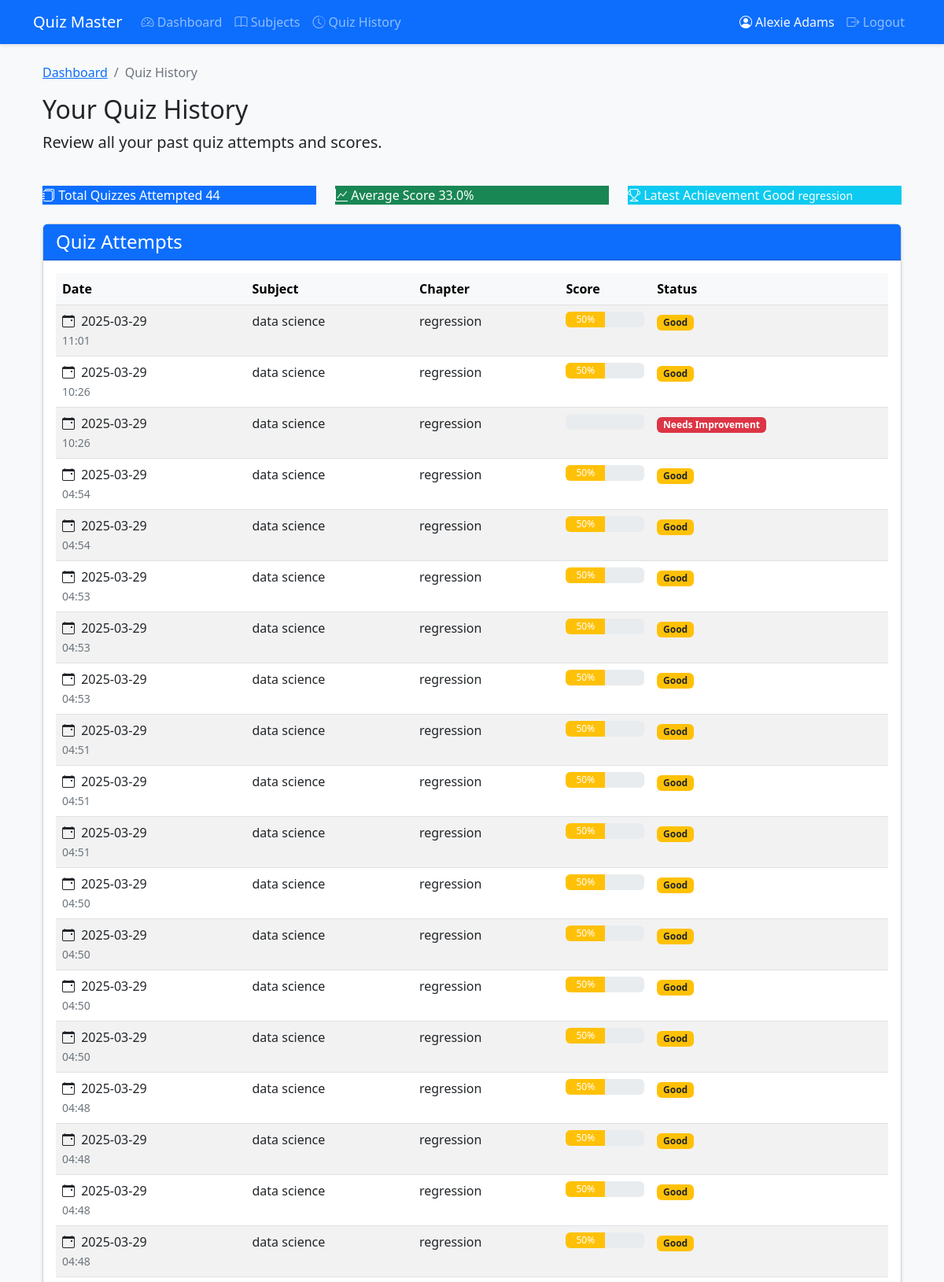
The page /user/history (signed in, upper part) on the database its author committed.
### app/models/user.py (models this page shows, shortened)
class User(db.Model, UserMixin):
    __tablename__ = 'users'
    id = db.Column(db.Integer, primary_key=True)
    username = db.Column(db.String(100), unique=True, nullable=False)  # Email
    password = db.Column(db.String(100), nullable=False)
    full_name = db.Column(db.String(100), nullable=False)
    qualification = db.Column(db.String(100))
    dob = db.Column(db.Date)
    created_at = db.Column(db.DateTime, default=datetime.utcnow)
    scores = db.relationship('Score', backref='user', lazy=True)

### app/models/chapter.py (models this page shows, shortened)
class Chapter(db.Model):
    __tablename__ = 'chapters'
    id = db.Column(db.Integer, primary_key=True)
    name = db.Column(db.String(100), nullable=False)
    description = db.Column(db.Text)
    subject_id = db.Column(db.Integer, db.ForeignKey('subjects.id'), nullable=False)
    created_at = db.Column(db.DateTime, default=datetime.utcnow)
    quizzes = db.relationship('Quiz', backref='chapter', lazy=True, cascade="all, delete-orphan")

### app/models/score.py (models this page shows, shortened)
class Score(db.Model):
    __tablename__ = 'scores'
    id = db.Column(db.Integer, primary_key=True)
    quiz_id = db.Column(db.Integer, db.ForeignKey('quizzes.id'), nullable=False)
    user_id = db.Column(db.Integer, db.ForeignKey('users.id'), nullable=False)
    total_scored = db.Column(db.Integer, nullable=False, default=0)
    time_stamp_of_attempt = db.Column(db.DateTime, default=datetime.utcnow)

### app/models/subject.py (models this page shows, shortened)
class Subject(db.Model):
    __tablename__ = 'subjects'
    id = db.Column(db.Integer, primary_key=True)
    name = db.Column(db.String(100), nullable=False)
    description = db.Column(db.Text)
    created_at = db.Column(db.DateTime, default=datetime.utcnow)
    chapters = db.relationship('Chapter', backref='subject', lazy=True, cascade="all, delete-orphan")

### app/controllers/user.py (the view)
    @login_required
    def decorated_function(*args, **kwargs):
        if not isinstance(current_user, User):
            flash('This page is for regular users only', 'danger')
            return redirect(url_for('auth.login'))
        return f(*args, **kwargs)

### app/__init__.py (called while the page is built)
def create_app():
    app = Flask(__name__)
    app.config['SQLALCHEMY_DATABASE_URI'] = 'sqlite:///quiz_master.db'
    app.config['SQLALCHEMY_TRACK_MODIFICATIONS'] = False
    app.config['SECRET_KEY'] = os.urandom(24)
    db.init_app(app)
    login_manager.init_app(app)
    from app.controllers.auth import auth_bp
    from app.controllers.admin import admin_bp
    from app.controllers.user import user_bp
    app.register_blueprint(auth_bp)
    app.register_blueprint(admin_bp)
    app.register_blueprint(user_bp)
    from app.models.user import User, Admin
    @login_manager.user_loader
    def load_user(user_id):
        if user_id.startswith('admin_'):
            real_id = user_id.split('admin_')[1]
            return Admin.query.get(int(real_id))
        return User.query.get(int(user_id))
    return app

### app/controllers/user.py (called while the page is built)
def user_required(f):
    @login_required
    def decorated_function(*args, **kwargs):
        if not isinstance(current_user, User):
            flash('This page is for regular users only', 'danger')
            return redirect(url_for('auth.login'))
        return f(*args, **kwargs)
    decorated_function.__name__ = f.__name__
    return decorated_function

@user_bp.route('/history')
@user_required
def history():
    scores = Score.query.filter_by(user_id=current_user.id).order_by(Score.time_stamp_of_attempt.desc()).all()
    return render_template('user/history.html', scores=scores)

### app/templates/user/history.html (shortened to what this page needs)
{% extends 'base.html' %}
{% block content %}
<div class="container">
    <nav aria-label="breadcrumb">
        <ol class="breadcrumb">
            <li class="breadcrumb-item"><a href="{{ url_for('user.dashboard') }}">Dashboard</a></li>
            <li class="breadcrumb-item active">Quiz History</li>
        </ol>
    </nav>
    <div class="row mb-4">
        <div class="col-12">
            <h2>Your Quiz History</h2>
            <p class="lead">Review all your past quiz attempts and scores.</p>
        </div>
    </div>
    {% if scores %}
    <div class="row mb-4">
        <div class="col-md-4">
            <div class="summary-box bg-primary text-white">
                <i class="bi bi-journals"></i> Total Quizzes Attempted
                <span class="summary-number">{{ scores|length }}</span>
            </div>
        </div>
        <div class="col-md-4">
            <div class="summary-box bg-success text-white">
                <i class="bi bi-graph-up"></i> Average Score
                <span class="summary-number">
                    {% set total_score = namespace(value=0) %}
                    {% for score in scores %}
                        {% set total_score.value = total_score.value + score.total_scored %}
                    {% endfor %}
                    {{ (total_score.value / scores|length)|round(1) }}%
                </span>
            </div>
        </div>
        <div class="col-md-4">
            <div class="summary-box bg-info text-white">
                <i class="bi bi-trophy"></i> Latest Achievement
                <span class="summary-number">
                    {% if scores[0].total_scored >= 70 %}
                        Excellent!
                    {% elif scores[0].total_scored >= 40 %}
                        Good
                    {% else %}
                        Needs Work
                    {% endif %}
                </span>
                <small>{{ scores[0].quiz.chapter.name }}</small>
            </div>
        </div>
    </div>
    {% endif %}
    <div class="row">
        <div class="col-12">
            <div class="card">
                <div class="card-header bg-primary text-white">
                    <h4 class="mb-0">Quiz Attempts</h4>
                </div>
                <div class="card-body">
                    {% if scores %}
                        <div class="table-responsive">
                            <table class="table table-striped table-hover">
                                <thead class="table-light">
                                    <tr>
                                        <th>Date</th>
                                        <th>Subject</th>
                                        <th>Chapter</th>
                                        <th>Score</th>
                                        <th>Status</th>
                                    </tr>
                                </thead>
                                <tbody>
                                    {% for score in scores %}
                                    <tr class="history-card">
                                        <td>
                                            <i class="bi bi-calendar-event me-1"></i>
                                            {{ score.time_stamp_of_attempt.strftime('%Y-%m-%d') }}
                                            <br>
                                            <small class="text-muted">{{ score.time_stamp_of_attempt.strftime('%H:%M') }}</small>
                                        </td>
                                        <td>{{ score.quiz.chapter.subject.name }}</td>
                                        <td>{{ score.quiz.chapter.name }}</td>
                                        <td>
                                            <div class="progress" style="height: 20px;" title="{{ score.total_scored }}%">
                                                <div class="progress-bar
                                                    {% if score.total_scored >= 70 %}
                                                        bg-success
                                                    {% elif score.total_scored >= 40 %}
                                                        bg-warning
                                                    {% else %}
                                                        bg-danger
                                                    {% endif %}"
                                                    role="progressbar"
                                                    style="width: {{ score.total_scored }}%"
                                                    aria-valuenow="{{ score.total_scored }}"
                                                    aria-valuemin="0"
                                                    aria-valuemax="100">{{ score.total_scored }}%</div>
                                            </div>
                                        </td>
                                        <td>
                                            {% if score.total_scored >= 70 %}
                                                <span class="badge bg-success score-badge">Excellent</span>
                                            {% elif score.total_scored >= 40 %}
                                                <span class="badge bg-warning text-dark score-badge">Good</span>
                                            {% else %}
                                                <span class="badge bg-danger score-badge">Needs Improvement</span>
                                            {% endif %}
                                        </td>
                                    </tr>
                                    {% endfor %}
                                </tbody>
                            </table>
                        </div>
                    {% endif %}
                </div>
            </div>
        </div>
    </div>
</div>
{% endblock %}

### app/templates/base.html (shortened to what this page needs)
<!DOCTYPE html>
<html lang="en">
<head>
    <link href="https://cdn.jsdelivr.net/npm/bootstrap@5.2.3/dist/css/bootstrap.min.css" rel="stylesheet">
    <link rel="stylesheet" href="https://cdn.jsdelivr.net/npm/bootstrap-icons@1.10.0/font/bootstrap-icons.css">
    <link rel="stylesheet" href="{{ url_for('static', filename='css/style.css') }}">
</head>
<body>
    <nav class="navbar navbar-expand-lg navbar-dark bg-primary">
        <div class="container">
            <a class="navbar-brand" href="{{ url_for('auth.login') }}">Quiz Master</a>
            <div class="collapse navbar-collapse" id="navbarNav">
                <ul class="navbar-nav me-auto">
                    {% if current_user.is_authenticated %}
                        {% if current_user.__class__.__name__ == 'Admin' %}
                        <li class="nav-item">
                            <a class="nav-link" href="{{ url_for('admin.dashboard') }}">
                                <i class="bi bi-speedometer2"></i> Dashboard
                            </a>
                        </li>
                        <li class="nav-item">
                            <a class="nav-link" href="{{ url_for('admin.subjects') }}">
                                <i class="bi bi-journal-text"></i> Subjects
                            </a>
                        </li>
                        <li class="nav-item">
                            <a class="nav-link" href="{{ url_for('admin.users') }}">
                                <i class="bi bi-people"></i> Users
                            </a>
                        </li>
                        {% else %}
                        <li class="nav-item">
                            <a class="nav-link" href="{{ url_for('user.dashboard') }}">
                                <i class="bi bi-speedometer2"></i> Dashboard
                            </a>
                        </li>
                        <li class="nav-item">
                            <a class="nav-link" href="{{ url_for('user.subjects') }}">
                                <i class="bi bi-book"></i> Subjects
                            </a>
                        </li>
                        <li class="nav-item">
                            <a class="nav-link" href="{{ url_for('user.history') }}">
                                <i class="bi bi-clock-history"></i> Quiz History
                            </a>
                        </li>
                        {% endif %}
                    {% endif %}
                </ul>
                <ul class="navbar-nav">
                    {% if current_user.is_authenticated %}
                        <li class="nav-item">
                            <span class="nav-link text-light">
                                <i class="bi bi-person-circle"></i>
                                {% if current_user.__class__.__name__ == 'Admin' %}
                                    Admin
                                {% else %}
                                    {{ current_user.full_name }}
                                {% endif %}
                            </span>
                        </li>
                        <li class="nav-item">
                            <a class="nav-link" href="{{ url_for('auth.logout') }}">
                                <i class="bi bi-box-arrow-right"></i> Logout
                            </a>
                        </li>
                    {% endif %}
                </ul>
            </div>
        </div>
    </nav>
    <div class="container mt-4">
        {% block content %}{% endblock %}
    </div>
</body>
</html>

### app/static/css/style.css (style rules this page uses)
body { font-family: 'Segoe UI', Tahoma, Geneva, Verdana, sans-serif; background-color: #f8f9fa; }
.navbar { box-shadow: 0 2px 4px rgba(0, 0, 0, 0.1); }
.card { box-shadow: 0 2px 5px rgba(0, 0, 0, 0.1); border-radius: 8px; margin-bottom: 20px; }
.card-header { border-radius: 8px 8px 0 0; }

### rows shown on the page
User: full_name "Alexie Adams"
Chapter: name "regression"
Score: time_stamp_of_attempt "2025-03-29", time_stamp_of_attempt "11:01", quiz.chapter.subject.name "data science", quiz.chapter.name "regression", total_scored "50", shows "Good"
Score: time_stamp_of_attempt "2025-03-29", time_stamp_of_attempt "10:26", quiz.chapter.subject.name "data science", quiz.chapter.name "regression", total_scored "50", shows "Good"
Score: time_stamp_of_attempt "2025-03-29", time_stamp_of_attempt "10:26", quiz.chapter.subject.name "data science", quiz.chapter.name "regression", total_scored "Needs Improvement"
Score: time_stamp_of_attempt "2025-03-29", time_stamp_of_attempt "04:54", quiz.chapter.subject.name "data science", quiz.chapter.name "regression", total_scored "50", shows "Good"
Score: time_stamp_of_attempt "2025-03-29", time_stamp_of_attempt "04:54", quiz.chapter.subject.name "data science", quiz.chapter.name "regression", total_scored "50", shows "Good"
Score: time_stamp_of_attempt "2025-03-29", time_stamp_of_attempt "04:53", quiz.chapter.subject.name "data science", quiz.chapter.name "regression", total_scored "50", shows "Good"
Score: time_stamp_of_attempt "2025-03-29", time_stamp_of_attempt "04:53", quiz.chapter.subject.name "data science", quiz.chapter.name "regression", total_scored "50", shows "Good"
Score: time_stamp_of_attempt "2025-03-29", time_stamp_of_attempt "04:53", quiz.chapter.subject.name "data science", quiz.chapter.name "regression", total_scored "50", shows "Good"
Score: time_stamp_of_attempt "2025-03-29", time_stamp_of_attempt "04:51", quiz.chapter.subject.name "data science", quiz.chapter.name "regression", total_scored "50", shows "Good"
Score: time_stamp_of_attempt "2025-03-29", time_stamp_of_attempt "04:51", quiz.chapter.subject.name "data science", quiz.chapter.name "regression", total_scored "50", shows "Good"
Score: time_stamp_of_attempt "2025-03-29", time_stamp_of_attempt "04:51", quiz.chapter.subject.name "data science", quiz.chapter.name "regression", total_scored "50", shows "Good"
Score: time_stamp_of_attempt "2025-03-29", time_stamp_of_attempt "04:50", quiz.chapter.subject.name "data science", quiz.chapter.name "regression", total_scored "50", shows "Good"
Score: time_stamp_of_attempt "2025-03-29", time_stamp_of_attempt "04:50", quiz.chapter.subject.name "data science", quiz.chapter.name "regression", total_scored "50", shows "Good"
Score: time_stamp_of_attempt "2025-03-29", time_stamp_of_attempt "04:50", quiz.chapter.subject.name "data science", quiz.chapter.name "regression", total_scored "50", shows "Good"
Score: time_stamp_of_attempt "2025-03-29", time_stamp_of_attempt "04:50", quiz.chapter.subject.name "data science", quiz.chapter.name "regression", total_scored "50", shows "Good"
Score: time_stamp_of_attempt "2025-03-29", time_stamp_of_attempt "04:48", quiz.chapter.subject.name "data science", quiz.chapter.name "regression", total_scored "50", shows "Good"
Score: time_stamp_of_attempt "2025-03-29", time_stamp_of_attempt "04:48", quiz.chapter.subject.name "data science", quiz.chapter.name "regression", total_scored "50", shows "Good"
Score: time_stamp_of_attempt "2025-03-29", time_stamp_of_attempt "04:48", quiz.chapter.subject.name "data science", quiz.chapter.name "regression", total_scored "50", shows "Good"
Score: time_stamp_of_attempt "2025-03-29", time_stamp_of_attempt "04:48", quiz.chapter.subject.name "data science", quiz.chapter.name "regression", total_scored "50", shows "Good"

### other values the page prints
{{ scores|length }} "44"
{{ (total_score.value / scores|length)|round(1) }} "33.0"
